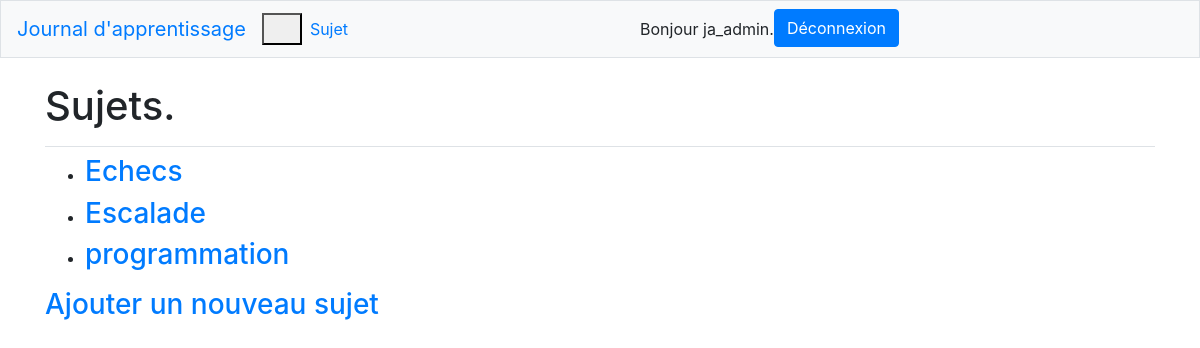
The app's page /topics/ (signed in), older data.
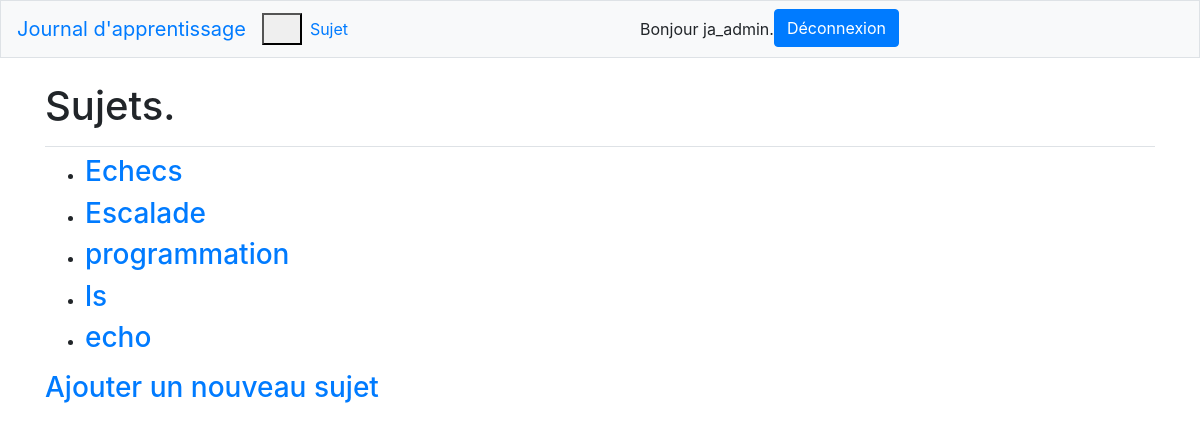
The same page, newer data.
### journaux_apprentissage/models.py (models this page shows)
class Topic(models.Model):
    text = models.CharField(max_length=200)
    date_added = models.DateTimeField(auto_now_add=True)
    owner = models.ForeignKey(User, on_delete=models.CASCADE)
    def __str__(self):
        return self.text

### journaux_apprentissage/views.py (the view)
# urls.py: path('topics/', views.topics, name='topics'),
@login_required
def topics(request):
    topics = Topic.objects.filter(owner=request.user).order_by('date_added')
    context = {'topics': topics}
    return render(request, 'journaux_apprentissage/topics.html', context)

### journaux_apprentissage/templates/journaux_apprentissage/topics.html
{% extends "journaux_apprentissage/base.html" %}
{% block page_header %}
    <h1>Sujets.</h1>
{% endblock page_header %}
{% block content %}
    <ul>
        {% for topic in topics %}
            <li><h3>
                <a href="{% url 'journaux_apprentissage:topic' topic.id %}">{{ topic }}</a>
            </h3></li>
        {% empty %}
            <li><h3>Aucun sujet n'a encore été ajouter.</h3></li>
        {% endfor %}
    </ul>
    <h3><a href="{% url 'journaux_apprentissage:new_topic' %}">
        Ajouter un nouveau sujet</a></h3>
{% endblock content %}

Row changes from the older to the newer data that the page shows:
added Topic: text "ls"
added Topic: text "echo"
